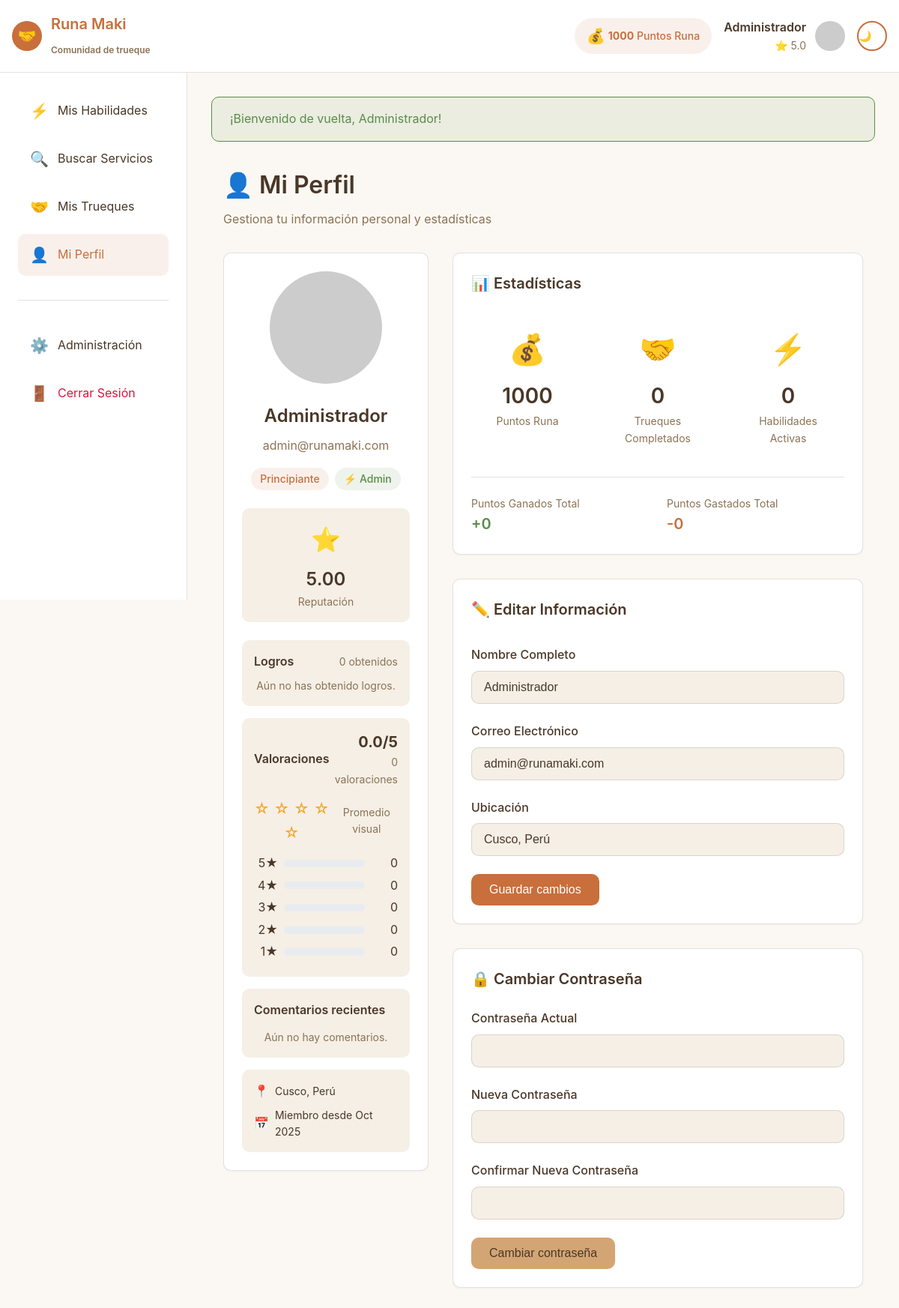
Page /index.php?page=perfil (signed in) on the committed database.
### tables this page shows
CREATE TABLE `usuarios` (
  `id` int(11) NOT NULL,
  `nombre` varchar(100) NOT NULL,
  `email` varchar(100) NOT NULL,
  `password_hash` varchar(255) NOT NULL,
  `avatar` varchar(255) DEFAULT NULL,
  `puntos_runa` int(11) DEFAULT 100,
  `reputacion` decimal(3,2) DEFAULT 5.00,
  `nivel` varchar(50) DEFAULT 'Principiante',
  `estado` enum('activo','suspendido','inactivo') DEFAULT 'activo',
  `rol` enum('usuario','admin') DEFAULT 'usuario',
  `ubicacion` varchar(100) DEFAULT 'Cusco, Perú',
  `fecha_registro` timestamp NOT NULL DEFAULT current_timestamp(),
  `ultima_conexion` timestamp NULL DEFAULT NULL
);

### views/perfil/index.php (the view, shortened to what the rows shown need)
<?php
require_once ROOT_PATH . '/views/layout/header.php';
$usuarioModel = new Usuario();
$usuario = $usuarioModel->obtenerPorId(getCurrentUserId());
$estadisticas = $usuarioModel->obtenerEstadisticas(getCurrentUserId());
?>
<div class="container">
    <div style="margin-bottom: 2rem;">
        <h1>👤 Mi Perfil</h1>
        <p class="text-muted">Gestiona tu información personal y estadísticas</p>
    </div>
    <div class="grid" style="grid-template-columns: 1fr 2fr; gap: 2rem;">
        <div>
            <div class="card text-center">
                <img
                    src="https://ui-avatars.com/api/?name=<?= urlencode($usuario['nombre'] ?? 'Invitado') ?>&background=C86F3C&color=fff&size=150"
                    alt="Avatar"
                    style="width: 150px; height: 150px; border-radius: 50%; margin: 0 auto 1rem;"
                >
                <h2><?= e($usuario['nombre'] ?? 'Invitado') ?></h2>
                <p class="text-muted"><?= e($usuario['email'] ?? '') ?></p>
                <div style="display: flex; gap: 0.5rem; justify-content: center; margin: 1rem 0;">
                    <span class="badge badge-primary"><?= e($usuario['nivel'] ?? 'Usuario') ?></span>
                    <?php if (($usuario['rol'] ?? '') === 'admin'): ?>
                    <span class="badge badge-success">⚡ Admin</span>
                    <?php endif; ?>
                </div>
                <div style="margin: 1.5rem 0; padding: 1rem; background-color: var(--bg-muted); border-radius: var(--radius);">
                    <div style="font-size: 2rem; margin-bottom: 0.5rem;">⭐</div>
                    <div style="font-size: 1.5rem; font-weight: 600;"><?= number_format((float)($usuario['reputacion'] ?? 0.0), 2) ?></div>
                    <div class="text-sm text-muted">Reputación</div>
                </div>
                <?php
                    require_once ROOT_PATH . '/models/Logro.php';
                    $logroModel = new Logro();
                    $misLogros = $logroModel->obtenerPorUsuario($usuario['id']);
                ?>
                <div style="margin-bottom:1rem; padding:1rem; background-color:var(--bg-muted); border-radius:var(--radius);">
                    <div style="display:flex; justify-content:space-between; align-items:center; margin-bottom:0.5rem;">
                        <div style="font-weight:600;">Logros</div>
                        <div class="text-sm text-muted"><?= count($misLogros) ?> obtenidos</div>
                    </div>
                    <?php if (empty($misLogros)): ?>
                        <div class="text-sm text-muted">Aún no has obtenido logros.</div>
                    <?php endif; ?>
                </div>
                <?php
                    $resumen = $usuarioModel->resumenValoraciones($usuario['id']);
                    $comentarios = $usuarioModel->comentariosRecientes($usuario['id'], 5);
                ?>
                <div style="margin-bottom:1rem; padding:1rem; background-color:var(--bg-muted); border-radius:var(--radius);">
                    <div style="display:flex; justify-content: space-between; align-items:center;">
                        <div style="font-weight:600;">Valoraciones</div>
                        <div style="text-align:right;">
                            <div style="font-size:1.25rem; font-weight:700;"><?= number_format((float)($resumen['promedio'] ?? 0.0), 1) ?>/5</div>
                            <div class="text-sm text-muted"><?= (int)($resumen['total'] ?? 0) ?> valoraciones</div>
                        </div>
                    </div>
                    <div style="margin-top:0.75rem; display:flex; gap:0.5rem; align-items:center;">
                        <div style="font-size:1.25rem; color: #F5A623;">
                            <?php $avg = round((float)($resumen['promedio'] ?? 0.0)); ?>
                            <?php for ($i=1;$i<=5;$i++): ?>
                                <?php if ($i <= $avg): ?>★<?php else: ?>☆<?php endif; ?>
                            <?php endfor; ?>
                        </div>
                        <div class="text-sm text-muted">Promedio visual</div>
                    </div>
                    <?php $breakdown = $usuarioModel->desgloseValoraciones($usuario['id']); ?>
                    <div style="margin-top:0.75rem;">
                        <?php for ($s=5;$s>=1;$s--):
                            $count = $breakdown[$s] ?? 0;
                        ?>
                        <div style="display:flex; align-items:center; gap:0.5rem; margin-bottom:0.25rem;">
                            <div style="width:32px; text-align:right;"><?= $s ?>★</div>
                            <div style="flex:1; background:#e9ecef; height:10px; border-radius:6px; overflow:hidden;">
                            </div>
                            <div style="width:36px; text-align:right;"><?= $count ?></div>
                        </div>
                        <?php endfor; ?>
                    </div>
                </div>
                <div style="margin-bottom:1rem; padding:1rem; background-color:var(--bg-muted); border-radius:var(--radius);">
                    <div style="display:flex; justify-content:space-between; align-items:center;">
                        <div style="font-weight:600;">Comentarios recientes</div>
                    </div>
                    <div id="comentariosPreview" style="margin-top:0.75rem;">
                    <?php if (empty($comentarios)): ?>
                        <div class="text-sm text-muted">Aún no hay comentarios.</div>
                    <?php endif; ?>
                    </div>
                </div>
                <div style="text-align: left; padding: 1rem; background-color: var(--bg-muted); border-radius: var(--radius);">
                    <div style="display: flex; align-items: center; gap: 0.5rem; margin-bottom: 0.5rem;">
                        <span>📍</span>
                        <span class="text-sm"><?= e($usuario['ubicacion'] ?? '') ?></span>
                    </div>
                    <div style="display: flex; align-items: center; gap: 0.5rem;">
                        <span>📅</span>
                        <?php
                            $fechaRegistro = $usuario['fecha_registro'] ?? null;
                            $miembroDesde = '—';
                            if (!empty($fechaRegistro)) {
                                $ts = strtotime($fechaRegistro);
                                if ($ts !== false && $ts !== null) {
                                    $miembroDesde = date('M Y', $ts);
                                }
                            }
                        ?>
                        <span class="text-sm">Miembro desde <?= $miembroDesde ?></span>
                    </div>
                </div>
            </div>
        </div>
        <div>
            <div class="card" style="margin-bottom: 2rem;">
                <h3 style="margin-bottom: 1.5rem;">📊 Estadísticas</h3>
                <div class="grid grid-cols-3">
                    <div style="text-align: center; padding: 1rem;">
                        <div style="font-size: 2.5rem; margin-bottom: 0.5rem;">💰</div>
                        <div style="font-size: 1.75rem; font-weight: 600;"><?= isset($usuario['puntos_runa']) ? (int)$usuario['puntos_runa'] : 0 ?></div>
                        <div class="text-sm text-muted">Puntos Runa</div>
                    </div>
                    <div style="text-align: center; padding: 1rem;">
                        <div style="font-size: 2.5rem; margin-bottom: 0.5rem;">🤝</div>
                        <div style="font-size: 1.75rem; font-weight: 600;"><?= $estadisticas['trueques_completados'] ?? 0 ?></div>
                        <div class="text-sm text-muted">Trueques Completados</div>
                    </div>
                    <div style="text-align: center; padding: 1rem;">
                        <div style="font-size: 2.5rem; margin-bottom: 0.5rem;">⚡</div>
                        <div style="font-size: 1.75rem; font-weight: 600;"><?= $estadisticas['habilidades_activas'] ?? 0 ?></div>
                        <div class="text-sm text-muted">Habilidades Activas</div>
                    </div>
                </div>
                <div style="margin-top: 1.5rem; padding-top: 1.5rem; border-top: 1px solid var(--border-color);">
                    <div class="grid grid-cols-2">
                        <div>
                            <div class="text-sm text-muted">Puntos Ganados Total</div>
                            <div style="font-size: 1.25rem; font-weight: 600; color: var(--color-accent);">
                                +<?= $estadisticas['puntos_ganados_total'] ?? 0 ?>
                            </div>
                        </div>
                        <div>
                            <div class="text-sm text-muted">Puntos Gastados Total</div>
                            <div style="font-size: 1.25rem; font-weight: 600; color: var(--color-primary);">
                                -<?= $estadisticas['puntos_gastados_total'] ?? 0 ?>
                            </div>
                        </div>
                    </div>
                </div>
            </div>
            <div class="card">
                <div style="display: flex; justify-content: space-between; align-items: center; margin-bottom: 1.5rem;">
                    <h3>✏️ Editar Información</h3>
                </div>
                <form action="index.php?page=perfil-actualizar" method="POST">
                    <div class="form-group">
                        <label for="nombre" class="form-label">Nombre Completo</label>
                        <input
                            type="text"
                            id="nombre"
                            name="nombre"
                            class="form-input"
                            value="<?= e($usuario['nombre']) ?>"
                            required
                        >
                    </div>
                    <div class="form-group">
                        <label for="email" class="form-label">Correo Electrónico</label>
                        <input
                            type="email"
                            id="email"
                            name="email"
                            class="form-input"
                            value="<?= e($usuario['email']) ?>"
                            required
                        >
                    </div>
                    <div class="form-group">
                        <label for="ubicacion" class="form-label">Ubicación</label>
                        <input
                            type="text"
                            id="ubicacion"
                            name="ubicacion"
                            class="form-input"
                            value="<?= e($usuario['ubicacion']) ?>"
                        >
                    </div>
                    <button type="submit" class="btn btn-primary">
                        Guardar cambios
                    </button>
                </form>
            </div>
            <div class="card" style="margin-top: 2rem;">
                <h3 style="margin-bottom: 1.5rem;">🔒 Cambiar Contraseña</h3>
                <form action="index.php?page=perfil-cambiar-password" method="POST">
                    <div class="form-group">
                        <label for="password_actual" class="form-label">Contraseña Actual</label>
                        <input
                            type="password"
                            id="password_actual"
                            name="password_actual"
                            class="form-input"
                            required
                        >
                    </div>
                    <div class="form-group">
                        <label for="password_nueva" class="form-label">Nueva Contraseña</label>
                        <input
                            type="password"
                            id="password_nueva"
                            name="password_nueva"
                            class="form-input"
                            minlength="6"
                            required
                        >
                    </div>
                    <div class="form-group">
                        <label for="password_confirmar" class="form-label">Confirmar Nueva Contraseña</label>
                        <input
                            type="password"
                            id="password_confirmar"
                            name="password_confirmar"
                            class="form-input"
                            required
                        >
                    </div>
                    <button type="submit" class="btn btn-secondary">
                        Cambiar contraseña
                    </button>
                </form>
            </div>
        </div>
    </div>
</div>
<?php require_once ROOT_PATH . '/views/layout/footer.php'; ?>

### rows in the picture
usuarios: nombre "Administrador", email "admin@runamaki.com", nivel "Principiante", reputacion "5.00", ubicacion "Cusco, Perú", fecha_registro "Oct 2025", puntos_runa "1000"

### other values in the picture
$_SESSION['puntos_runa'] "1000"
$_SESSION['nombre'] "Administrador"
$_SESSION['reputacion'] "5.0"
$flash['message'] "¡Bienvenido de vuelta, Administrador!"
count($misLogros) "0"
$resumen['promedio'] "0.0"
$resumen['total'] "0"
$count "0"
$estadisticas['trueques_completados'] "0"
$estadisticas['habilidades_activas'] "0"
$estadisticas['puntos_ganados_total'] "0"
$estadisticas['puntos_gastados_total'] "0"
